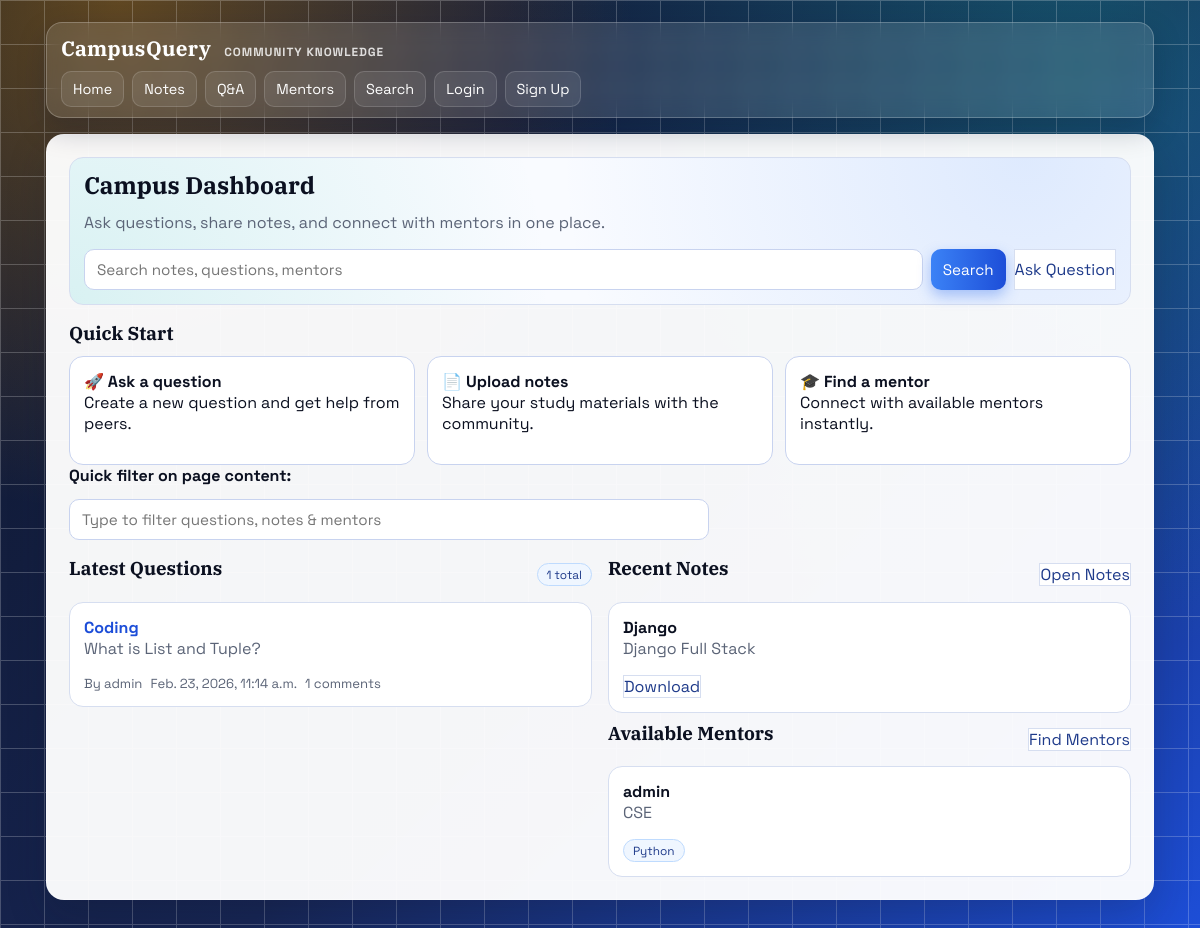
The page / on the database its author committed.
### core/models.py (models this page shows, shortened)
class Question(models.Model):
    title = models.CharField(max_length=200)
    description = models.TextField()
    user = models.ForeignKey(User, on_delete=models.CASCADE)
    created_at = models.DateTimeField(auto_now_add=True)

class Note(models.Model):
    title = models.CharField(max_length=200)
    subject = models.CharField(max_length=100)
    file = models.FileField(upload_to='notes/')
    uploaded_by = models.ForeignKey(User, on_delete=models.CASCADE)
    uploaded_at = models.DateTimeField(auto_now_add=True)

class MentorProfile(models.Model):
    user = models.OneToOneField(User, on_delete=models.CASCADE)
    department = models.CharField(max_length=120)
    expertise = models.CharField(max_length=255, help_text='Comma separated topics')
    bio = models.TextField(blank=True)
    is_available = models.BooleanField(default=True)

### core/views.py (the view)
# urls.py: 2. Add a URL to urlpatterns:  path('', views.home, name='home')
def home(request):
    questions = Question.objects.all().order_by('-created_at')
    notes = Note.objects.all().order_by('-uploaded_at')[:5]
    mentors = MentorProfile.objects.filter(is_available=True)[:5]
    return render(
        request,
        'home.html',
        {'questions': questions, 'notes': notes, 'mentors': mentors},
    )

### core/templates/home.html
{% extends 'base.html' %}
{% block content %}
<section class="hero reveal">
    <h2>Campus Dashboard</h2>
    <p class="muted">Ask questions, share notes, and connect with mentors in one place.</p>
    <form method="get" action="{% url 'search' %}">
        <div class="actions">
            <input type="text" name="q" placeholder="Search notes, questions, mentors" style="flex:1;">
            <button type="submit" class="btn">Search</button>
            <a href="{% url 'ask_question' %}" class="btn-ghost">Ask Question</a>
        </div>
    </form>
</section>
<section class="quick-actions reveal">
    <h3>Quick Start</h3>
    <div class="grid-3">
        <a href="{% url 'ask_question' %}" class="action-card">
            <strong>🚀 Ask a question</strong>
            <p>Create a new question and get help from peers.</p>
        </a>
        <a href="{% url 'upload_note' %}" class="action-card">
            <strong>📄 Upload notes</strong>
            <p>Share your study materials with the community.</p>
        </a>
        <a href="{% url 'mentor_matching' %}" class="action-card">
            <strong>🎓 Find a mentor</strong>
            <p>Connect with available mentors instantly.</p>
        </a>
    </div>
</section>
<section class="reveal">
    <label for="localFilter"><strong>Quick filter on page content:</strong></label>
    <input id="localFilter" type="text" placeholder="Type to filter questions, notes & mentors" />
</section>
<div class="grid-2">
    <section class="stack">
        <div class="section-title">
            <h3>Latest Questions</h3>
            <span class="pill">{{ questions|length }} total</span>
        </div>
        {% for question in questions %}
            <article class="card reveal">
                <a href="{% url 'question_detail' question.id %}"><strong>{{ question.title }}</strong></a>
                <p class="muted">{{ question.description|truncatechars:140 }}</p>
                <div class="row-meta">
                    <span>By {{ question.user.username }}</span>
                    <span>{{ question.created_at }}</span>
                    <span>{{ question.comments.count }} comments</span>
                </div>
            </article>
        {% empty %}
            <div class="empty">No questions yet.</div>
        {% endfor %}
    </section>
    <section class="stack">
        <div class="section-title">
            <h3>Recent Notes</h3>
            <a href="{% url 'notes_list' %}" class="btn-ghost">Open Notes</a>
        </div>
        {% for note in notes %}
            <article class="card reveal">
                <strong>{{ note.title }}</strong>
                <p class="muted">{{ note.subject }}</p>
                <div class="actions">
                    <a href="{{ note.file.url }}" download class="btn-ghost">Download</a>
                </div>
            </article>
        {% empty %}
            <div class="empty">No notes uploaded yet.</div>
        {% endfor %}
        <div class="section-title">
            <h3>Available Mentors</h3>
            <a href="{% url 'mentor_matching' %}" class="btn-ghost">Find Mentors</a>
        </div>
        {% for mentor in mentors %}
            <article class="card reveal">
                <strong>{{ mentor.user.username }}</strong>
                <p class="muted">{{ mentor.department }}</p>
                <span class="pill">{{ mentor.expertise }}</span>
            </article>
        {% empty %}
            <div class="empty">No mentors available right now.</div>
        {% endfor %}
    </section>
</div>
{% endblock %}

### core/templates/base.html (shortened to what this page needs)
<!doctype html>
<html lang="en">
<head>
</head>
<body>
<div class="site-shell">
    <header class="topbar">
        <div class="topbar-row">
            <h1 class="brand">CampusQuery <small>Community Knowledge</small></h1>
        </div>
        <nav class="nav" id="siteNav">
            <a href="{% url 'home' %}">Home</a>
            <a href="{% url 'notes_list' %}">Notes</a>
            <a href="{% url 'ask_question' %}">Q&A</a>
            <a href="{% url 'mentor_matching' %}">Mentors</a>
            <a href="{% url 'search' %}?q=">Search</a>
            {% if user.is_authenticated %}
                <a href="{% url 'mentor_profile' %}">My Mentor Profile</a>
                <a href="{% url 'logout' %}">Logout</a>
            {% else %}
                <a href="{% url 'login' %}">Login</a>
                <a href="{% url 'signup' %}">Sign Up</a>
            {% endif %}
        </nav>
    </header>
    <main class="surface">
        {% block content %}{% endblock %}
    </main>
</div>
</body>
</html>

### rows shown on the page
Question: title "Coding", description "What is List and Tuple?", user.username "admin", created_at "Feb. 23, 2026, 11:14 a.m.", comments.count "1"
Note: title "Django", subject "Django Full Stack"
MentorProfile: user.username "admin", department "CSE", expertise "Python"

### other values the page prints
{{ questions|length }} "1"
